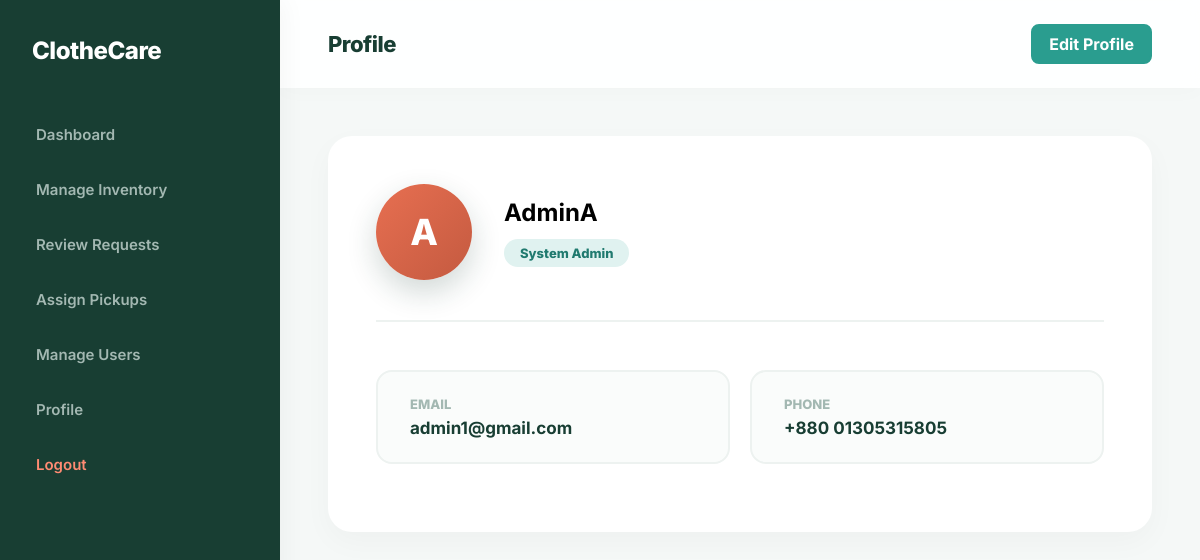
The page /admin/profile_admin.php (signed in) on the database its author committed.
### tables this page shows
CREATE TABLE `admin_phone` (
  `A_Id` int(11) NOT NULL,
  `A_Phone` varchar(20) DEFAULT NULL
);

### admin/profile_admin.php (the view, shortened to what this page needs)
<?php
require_once '../config/db.php';
$user_id = $_SESSION['user_id'];
$conn->query("CREATE TABLE IF NOT EXISTS Admin_Phone (A_Id INT PRIMARY KEY, A_Phone VARCHAR(20), FOREIGN KEY (A_Id) REFERENCES Admin(A_Id) ON DELETE CASCADE)");
$data = $conn->query("SELECT a.A_Name, a.A_Email, a.A_Password, ap.A_Phone FROM Admin a LEFT JOIN Admin_Phone ap ON a.A_Id = ap.A_Id WHERE a.A_Id = $user_id")->fetch_assoc();
$initials = strtoupper(substr(explode(' ', $data['A_Name'])[0], 0, 1));
?>
<!DOCTYPE html>
<html lang="en">
<head><meta charset="UTF-8"><title>Admin Profile</title><link rel="stylesheet" href="../css/style.css"></head>
<body class="dashboard-body">
    <div class="sidebar">
        <div class="sidebar-brand">ClotheCare</div>
        <ul class="nav-links">
    <li><a href="dashboard_admin.php">Dashboard</a></li>
    <li><a href="manage_inventory.php">Manage Inventory</a></li>
    <li><a href="admin_requests.php">Review Requests</a></li>
    <li><a href="admin_pickups.php">Assign Pickups</a></li>
    <li><a href="manage_users.php">Manage Users</a></li>
    <li><a href="profile_admin.php">Profile</a></li>
    <li><a href="../auth/logout.php" class="logout-link">Logout</a></li>
</ul>
    </div>
    <div class="main-content">
        <div class="topbar"><div class="page-title">Profile</div><a href="edit_profile_admin.php" class="btn-approve" style="text-decoration: none;">Edit Profile</a></div>
        <div class="content-wrapper"><div class="profile-card">
            <div class="profile-header-main"><div class="profile-avatar-large" style="background: linear-gradient(135deg, #E76F51 0%, #c45a40 100%);"><?php echo $initials; ?></div><div><h2><?php echo htmlspecialchars($data['A_Name']); ?></h2><div class="profile-status">System Admin</div></div></div>
            <div style="display: grid; grid-template-columns: 1fr 1fr; gap: 20px;">
                <div class="info-group"><div class="info-text"><span class="info-label">Email</span><span class="info-value"><?php echo htmlspecialchars($data['A_Email'] ?? 'N/A'); ?></span></div></div>
                <div class="info-group"><div class="info-text"><span class="info-label">Phone</span><span class="info-value"><?php echo !empty($data['A_Phone']) ? "+880 ".htmlspecialchars($data['A_Phone']) : 'N/A'; ?></span></div></div>
            </div>
        </div></div>
    </div>
</body>
</html>

### css/style.css (style rules this page uses)
* { box-sizing: border-box; margin: 0; padding: 0; font-family: 'Inter', -apple-system, BlinkMacSystemFont, "Segoe UI", Roboto, Helvetica, Arial, sans-serif; -webkit-font-smoothing: antialiased; -moz-osx-font-smoothing: grayscale; }
.btn-approve { padding: 8px 16px; background: #2A9D8F; border: 2px solid #2A9D8F; border-radius: 8px; color: #ffffff; font-weight: 700; cursor: pointer; transition: all 0.3s ease; }
body.dashboard-body { background: #f5f8f7; display: flex; height: 100vh; overflow: hidden; }
.sidebar { width: 280px; background: #183e33; color: #ffffff; display: flex; flex-direction: column; transition: all 0.3s ease; box-shadow: 4px 0 24px rgba(0,0,0,0.04); z-index: 20; }
.sidebar-brand { padding: 36px 32px; font-size: 24px; font-weight: 800; letter-spacing: -0.5px; }
.nav-links { list-style: none; padding: 10px 16px; flex: 1; overflow-y: auto; }
.nav-links li { margin-bottom: 8px; }
.nav-links a { display: block; padding: 14px 20px; color: #a3b8b2; text-decoration: none; border-radius: 12px; font-weight: 600; font-size: 15px; transition: all 0.3s ease; }
.logout-link { color: #ff8b73 !important; }
.main-content { flex: 1; display: flex; flex-direction: column; overflow-y: auto; scroll-behavior: smooth; }
.topbar { background: rgba(255, 255, 255, 0.9); backdrop-filter: blur(10px); padding: 24px 48px; display: flex; justify-content: space-between; align-items: center; position: sticky; top: 0; z-index: 10; box-shadow: 0 4px 20px rgba(0,0,0,0.02); }
.page-title { font-size: 22px; font-weight: 800; color: #183e33; letter-spacing: -0.5px; }
.content-wrapper { padding: 48px; max-width: 1200px; margin: 0 auto; width: 100%; }
.profile-card { background: #ffffff; border-radius: 24px; padding: 48px; margin-bottom: 40px; box-shadow: 0 10px 30px rgba(0,0,0,0.03); }
.profile-header-main { display: flex; align-items: center; gap: 32px; margin-bottom: 48px; padding-bottom: 40px; border-bottom: 2px solid #edf2f0; }
.profile-avatar-large { width: 96px; height: 96px; background: linear-gradient(135deg, #183e33 0%, #2a6352 100%); color: #ffffff; border-radius: 50%; display: flex; align-items: center; justify-content: center; font-size: 36px; font-weight: 800; box-shadow: 0 12px 30px rgba(24, 62, 51, 0.2); }
.profile-status { display: inline-block; padding: 6px 16px; background: #e0f2f0; color: #207a6f; border-radius: 20px; font-size: 13px; font-weight: 800; margin-top: 12px; }
.info-group { background: #fafcfb; padding: 24px 32px; border-radius: 16px; margin-bottom: 20px; display: flex; align-items: center; gap: 16px; border: 2px solid #edf2f0; }
.info-text { display: flex; flex-direction: column; }
.info-label { font-size: 13px; color: #a3b8b2; text-transform: uppercase; font-weight: 800; margin-bottom: 6px; }
.info-value { font-size: 17px; color: #183e33; font-weight: 700; }

### rows shown on the page
admin_phone: A_Id.A_Name "A", A_Id.A_Name "AdminA", A_Id.A_Email "admin1@gmail.com", A_Phone "01305315805"
